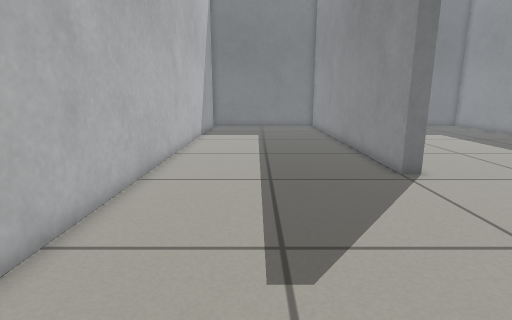
View 1 (above)

15 first-person views from a walk through a world built for the Gazebo simulator. The camera is 0.59 m above the floor, tilts 12° down and sees 80° across. The floor is counted in squares, 0.2 m on a side. Each view is taken from the middle of a square. On the plan, view 1 faces up. The plan holds only what a view shows up to about 20 squares ahead; the rest is blank.

View 2
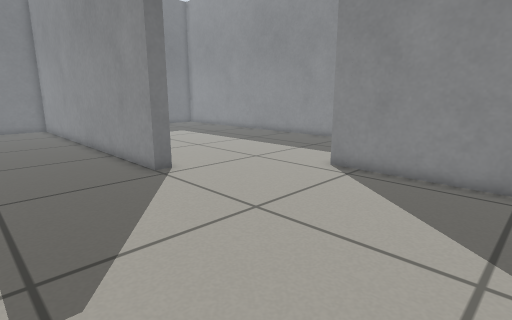

View 3
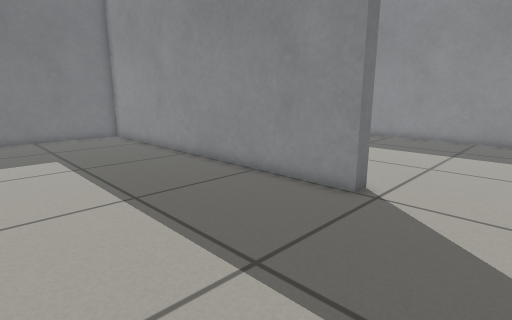

View 4
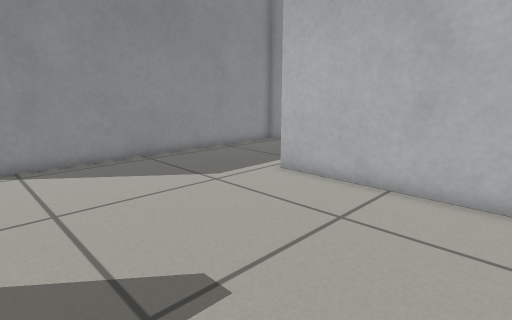

View 5
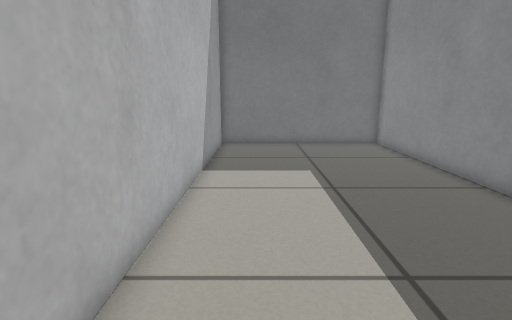

View 6
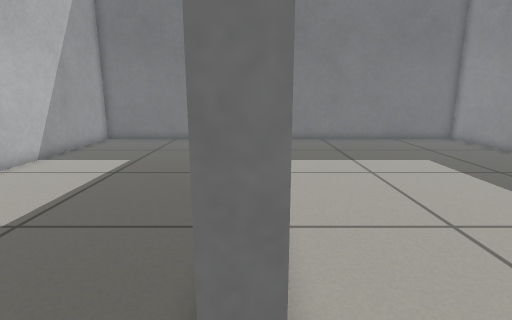

View 7
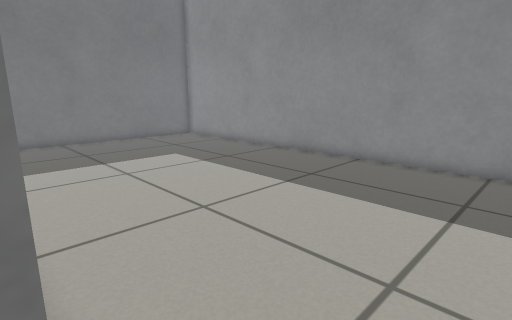

View 8
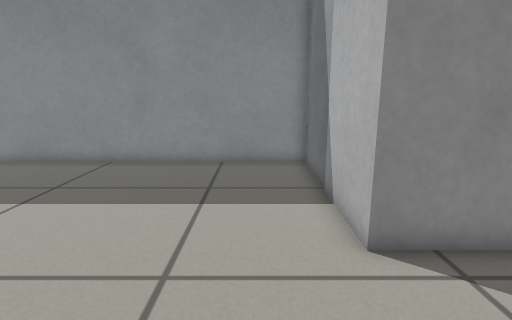

View 9
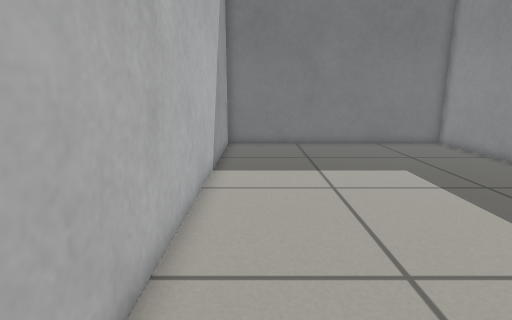

View 10
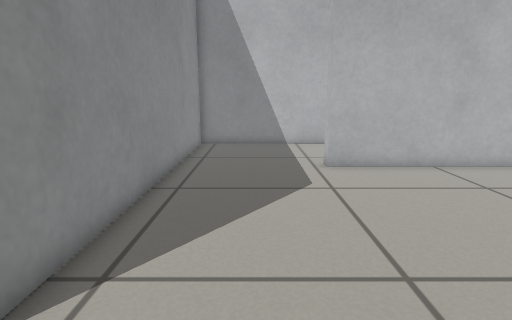

View 11
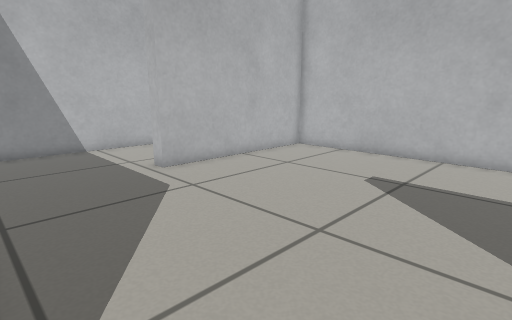

View 12
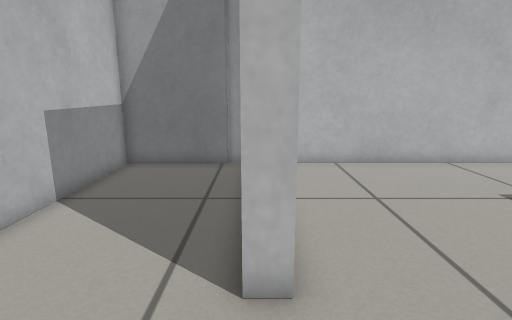

View 13
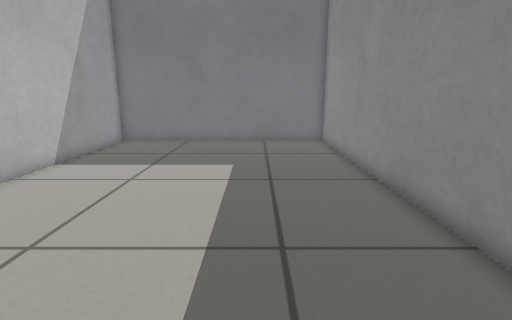

View 14
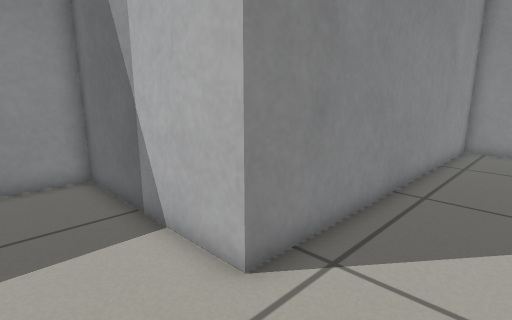

View 15
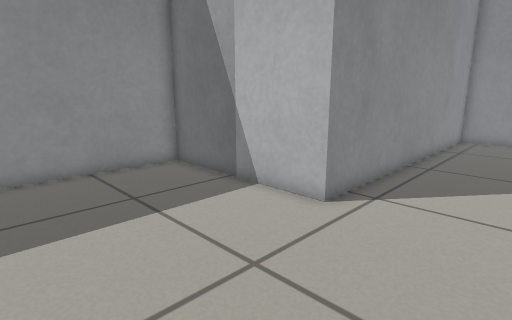

### Floor plan
Points are (right, up) in squares from view 1. A wall is a line through its corners. A room is listed if a view was taken in it or the views show most of it. See-through windows are left out.
Room 1 (views 1, 2, 3, 4, 5, 6, 7, 8, 9, 10, 11, 14)
walls: (6.4, 11.2) (5.5, 11.2) (5.5, 29.7) (-4.1, 29.7) (-4.2, -2.4) (5, -2.5); (11.4, -2.4) (11.4, 6.8) (12.6, 6.8)
ways out: opening at (8.5, -3) to room 2; opening at (9.7, 9.9) to room 3
Room 2 (view 12)
walls: (5, -2.5) (5, -3.3); (-4, -4.1) (-4, -8.6) (11.4, -8.7) (11.4, -2.4); (-4.2, -3.6) (-4.2, -4.3)
ways out: opening at (8.5, -3) to room 1
Room 3 (views 13, 15)
walls: (12.6, 6.8) (15.3, 6.8); (19.4, 7.8) (19.4, 29.7) (6.3, 29.7) (6.3, 12.8)
ways out: opening at (9.7, 9.9) to room 1
objects: door leaf (16, 7) to (19, 7)

Where each view was taken, in squares from view 1:
view 1: 0 up, 0 right, facing up
view 2: 0 up, 0 right, facing up-right
view 3: 7 up, 3 left, facing up-right
view 4: 7 up, 3 left, facing down-right
view 5: 11 up, 2 left, facing up
view 6: 9 up, 6 right, facing up
view 7: 9 up, 6 right, facing up-right
view 8: 9 up, 6 right, facing right
view 9: 11 up, 8 right, facing up
view 10: 10 up, 8 right, facing down
view 11: 9 up, 11 right, facing down-left
view 12: 3 down, 9 right, facing left
view 13: 10 up, 15 right, facing up
view 14: 10 up, 8 right, facing down-right
view 15: 14 up, 7 right, facing down-right
